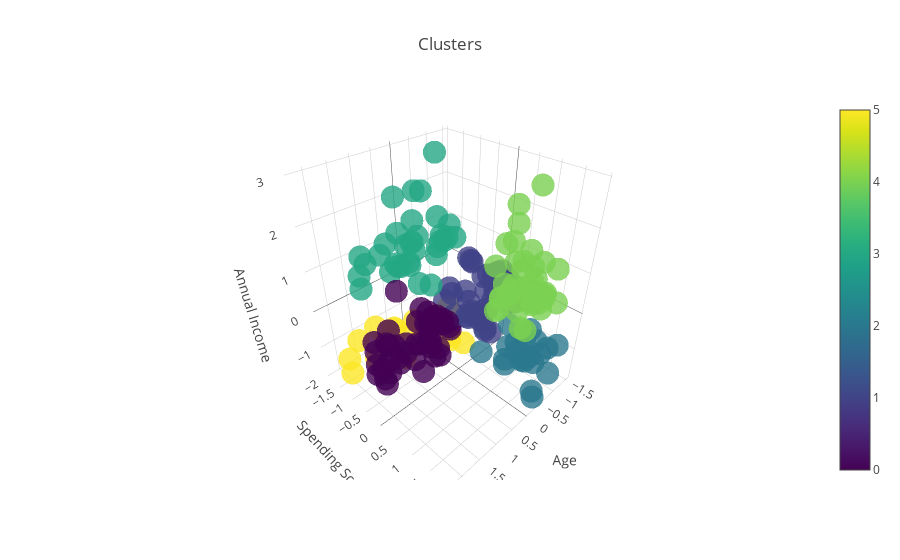

The cell this chart's notebook holds for it:
### Code cell
trace1=go.Scatter3d(x=use['Age'],y=use['Spending Score (1-100)'],z=use['Annual Income (k$)'],mode='markers',
                      marker=dict(color=model.labels_,size=8,line=dict(color=model.labels_),
                                  opacity=0.8,colorscale='Viridis',showscale=True))
data=[trace1]
layout=go.Layout(title='Clusters',scene=dict(xaxis=dict(title='Age'),
                                                  yaxis=dict(title='Spending Score'),
                                                  zaxis=dict(title='Annual Income')))
fig=go.Figure(data=data,layout=layout)
py.offline.iplot(fig)

### Figure 1 — Plotly figure (JSON) as saved in the notebook; plotly's stock layout.template omitted (floating-point values rounded to 4 significant figures; data arrays with more than 128 entries replaced by an {"elided": "..."} marker saying what was removed)
{"data": [{"marker": {"color": {"elided": "200 int values"}, "colorscale": "Viridis", "line": {"color": {"elided": "200 int values"}}, "opacity": 0.8, "showscale": true, "size": 8}, "mode": "markers", "type": "scatter3d", "uid": "56c70be5-a518-4bd1-b450-261c96b4348f", "x": {"elided": "200 float values"}, "y": {"elided": "200 float values"}, "z": {"elided": "200 float values"}}], "layout": {"scene": {"xaxis": {"title": {"text": "Age"}}, "yaxis": {"title": {"text": "Spending Score"}}, "zaxis": {"title": {"text": "Annual Income"}}}, "title": {"text": "Clusters"}}}
